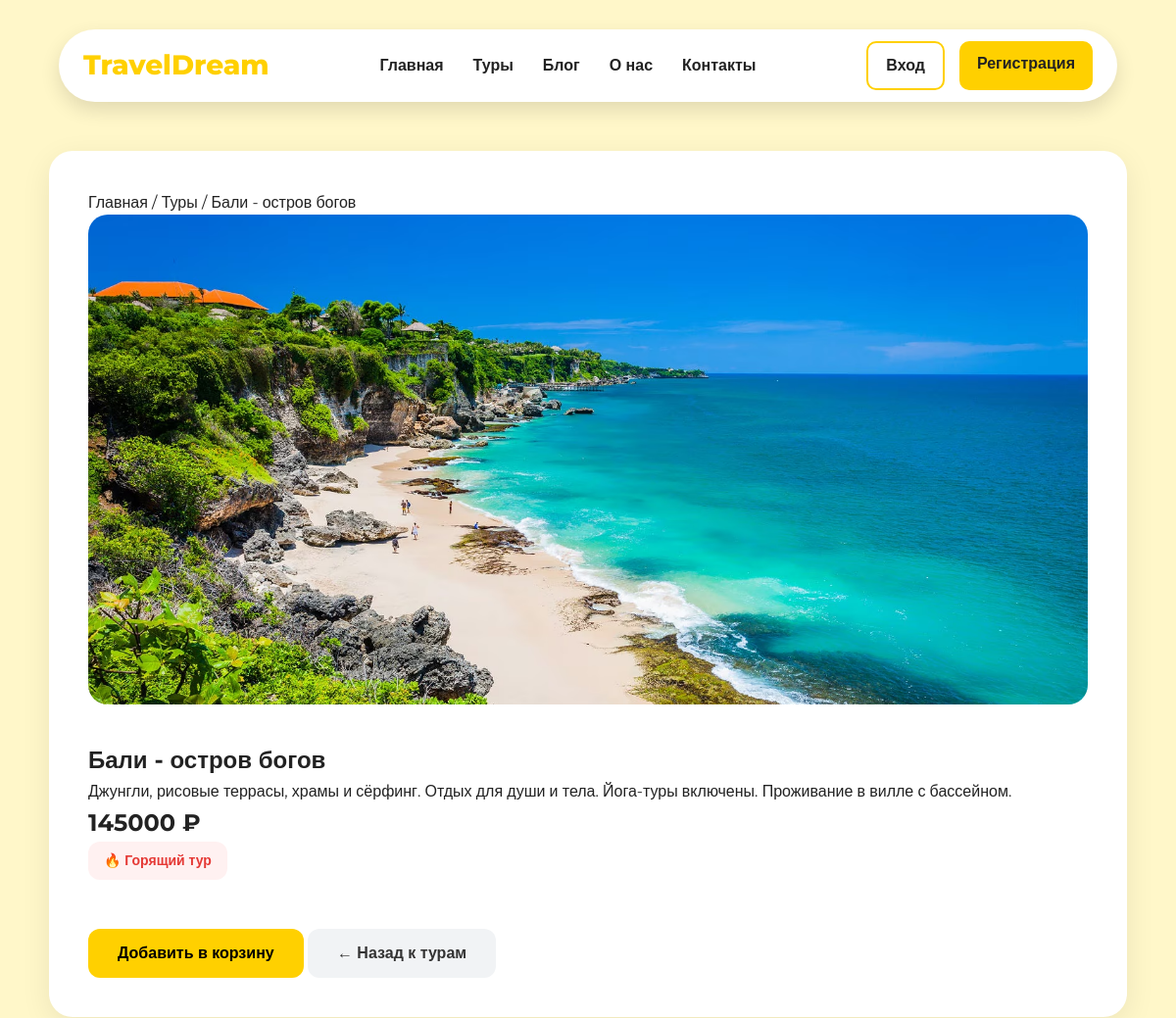
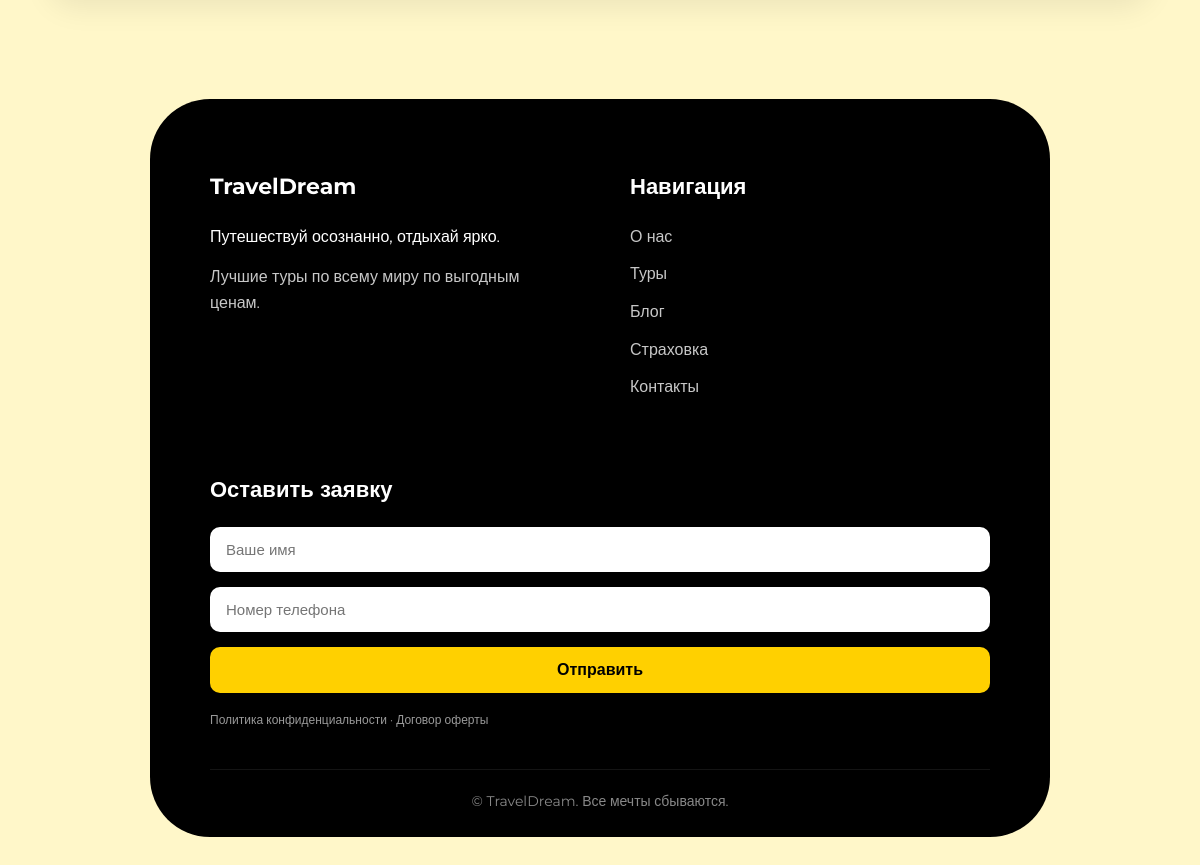
The page /tour/3/ on the database its author committed (2 pictures, top to bottom).
### travel/models.py (models this page shows, shortened)
class Destination(models.Model):
    name = models.CharField(max_length=100)
    price = models.IntegerField()
    description = models.TextField()
    img = models.ImageField(upload_to='pics')
    offer = models.BooleanField(default=False)

### travel/views.py (the view)
# urls.py: path('tour/<int:id>/', views.tour_detail, name='tour_detail'),
def tour_detail(request, id):
    tour = get_object_or_404(Destination, id=id)
    return render(request, 'tour_detail.html', {'tour': tour})

### templates/tour_detail.html
{% extends 'base.html' %}
{% block content %}
<section class="detail">
    <div class="breadcrumb">
        <a href="{% url 'home' %}">Главная</a> /
        <a href="{% url 'tours' %}">Туры</a> /
        <span>{{ tour.name }}</span>
    </div>
    <img src="{{ tour.img.url }}" alt="{{ tour.name }}">
    <h1>{{ tour.name }}</h1>
    <p>{{ tour.description }}</p>
    <h2>{{ tour.price }} ₽</h2>
    {% if tour.offer %}
        <span class="hot-offer">🔥 Горящий тур</span>
    {% endif %}
    <div class="detail-actions">
        <a href="{% url 'add_to_cart' tour.id %}">
    <button class="btn-book">
        Добавить в корзину
    </button>
</a>
        <a href="{% url 'tours' %}">
            <button class="btn-back">
                ← Назад к турам
            </button>
        </a>
    </div>
</section>
{% endblock %}

### static/css/style.css (style rules this page uses)
* { margin: 0; padding: 0; box-sizing: border-box; }
body { font-family: 'Montserrat', sans-serif; background: #fff7c9; color: #222; line-height: 1.6; }
a { text-decoration: none; color: inherit; }
button { cursor: pointer; border: none; transition: 0.3s; }
.hot-offer { display: inline-block; background: #ffefef; color: red; padding: 6px 12px; border-radius: 10px; margin-bottom: 15px; font-size: 14px; }
.detail { max-width: 1100px; margin: 50px auto; padding: 40px; background: white; border-radius: 24px; box-shadow: 0 8px 30px rgba(0,0,0,0.08); }
.detail img { width: 100%; max-height: 500px; object-fit: cover; border-radius: 20px; margin-bottom: 30px; }
.btn-back { display: inline-block; margin-top: 20px; padding: 12px 20px; background: #f1f3f5; color: #333; border-radius: 10px; text-decoration: none; }
.hot-offer { display: inline-block; background: #fff1f1; color: #e53935; padding: 8px 16px; border-radius: 12px; font-size: 14px; font-weight: 600; margin-bottom: 30px; }
.btn-book { background: #FFD000; border: none; padding: 16px 30px; border-radius: 12px; font-size: 16px; font-weight: 600; cursor: pointer; transition: 0.3s; }
.btn-back { background: #f1f3f5; color: #333; border: none; padding: 16px 30px; border-radius: 12px; font-size: 16px; font-weight: 600; cursor: pointer; transition: 0.3s; }

### rows shown on the page
Destination: name "Бали - остров богов", img (picture), description "Джунгли, рисовые террасы, храмы и сёрфинг. Отдых для души и тела. Йога-туры включены. Проживание в вилле с бассейном.", price "145000"
